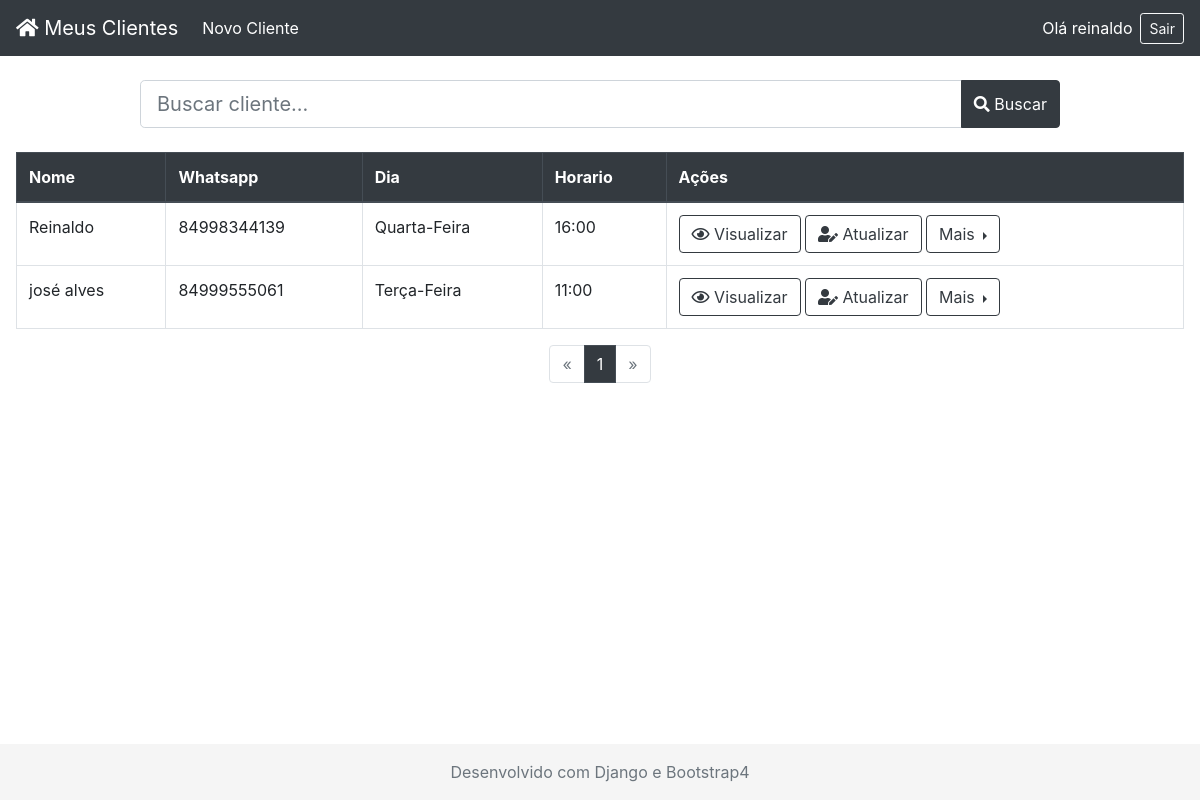
The app's page / (signed in) with its own data.
### clientes/models.py (models this page shows, shortened)
class Cliente(models.Model):
    SEXO_CHOICES = [
        ('Feminino', 'Feminino'),
        ('Masculino', 'Masculino'),
        ('Outros', 'Outros')
    ]
    horario = [
        ('08:00', '08:00'),
        ('09:00', '09:00'),
        ('10:00', '10:00'),
        ('11:00', '11:00'),
        ('12:00', '12:00'),
        ('14:00', '14:00'),
        ('15:00', '15:00'),
        ('16:00', '16:00'),
        ('17:00', '17:00'),
        ('18:00', '18:00')
    ]
    dia = [
        ('Segunda-Feira', 'Segunda-Feira'),
        ('Terça-Feira', 'Terça-Feira'),
        ('Quarta-Feira', 'Quarta-Feira'),
        ('Quinta-Feira', 'Quinta-Feira'),
        ('Sexta-Feira', 'Sexta-Feira'),
        ('Sábado-Feira', 'Sábado-Feira')
    ]
    nomecompleto = models.CharField('Nome Completo', max_length=150)
    nascimento = models.DateField('Data de Nascimento')
    sexo = models.CharField('Sexo', max_length=9, choices=SEXO_CHOICES)
    horario = models.CharField('Horario', max_length=10, choices=horario)
    dia = models.CharField('Dia', max_length=15, choices=dia)
    whatsapp = models.CharField('Whatsapp', max_length=15)
    endereco = models.CharField('Endereço', max_length=150)
    cidade = models.CharField('Cidade', max_length=30)
    email = models.EmailField('Email')

### clientes/views.py (the view)
# urls.py: path('', listar_clientes, name='listar_clientes'),
@login_required
def listar_clientes(request):
    busca = request.GET.get('busca')
    if busca:
        clientes_list = Cliente.objects.filter(nomecompleto__icontains=busca).order_by('nomecompleto')
    else:
        clientes_list = Cliente.objects.all().order_by('nomecompleto')
    paginator = Paginator(clientes_list, 10)
    page = request.GET.get('page')
    clientes = paginator.get_page(page)
    context = {
        'clientes' : clientes
	}
    return render(request, 'listar_clientes.html', context)

### clientes/templates/listar_clientes.html (shortened to what this page needs)
{% extends 'base.html' %}
{% block main %}
	<div class="container" id="areabusca">
    <div class="row justify-content-center mb-4 mt-4">
      <div class="col-10">
        <form>
          <div class="input-group">
            <input type="text" class="form-control form-control-lg" name="busca" id="busca" type="text" placeholder="Buscar cliente..." value="{{ request.GET.busca }}">
            <div class="input-group-append">
              <button class="btn btn-dark" type="submit"><i class="fas fa-search"></i>  Buscar</button>
            </div>
          </div>
        </form>
      </div>
    </div>
  </div>
	<div class="table-responsive-md">
		<table class="table table-hover table-bordered">
			<thead class="thead-dark">
				<tr>
					<th scope="col">Nome</th>
					<th scope="col">Whatsapp</th>
					<th scope="col">Dia</th>
					<th scope="col">Horario</th>
					<th scope="col">Ações</th>
				</tr>
			</thead>
			<tbody>
				{% for cliente in clientes %}
				<tr>
					<td>{{ cliente.nomecompleto }} </th>
					<td>{{ cliente.whatsapp }} </td>
					<td>{{ cliente.dia }} </td>
					<td>{{cliente.horario}}</td>
					<td>
						<a href="{% url 'visualizar_cliente' cliente.id %}" class="btn btn-outline-dark" > <i class="far fa-eye"></i> Visualizar </a>
						<a href="{% url 'atualizar_cliente' cliente.id %}" class="btn btn-outline-dark"> <i class="fas fa-user-edit"></i> Atualizar </a>
						<div class="btn-group dropright">
							<button type="button" class="btn btn-outline-dark dropdown-toggle" data-toggle="dropdown"> Mais </button>
						</div>
					</td>
				</tr>
				{% endfor %}
			</tbody>
		</table>
	</div>
	<nav>
		<ul class="pagination justify-content-center">
			{% if clientes.has_previous %}
				<li class="page-item">
					<a class="page-link" href="?page={{ clientes.previous_page_number }}{% if request.GET.busca %}&busca={{ request.GET.busca }}{% endif %}" aria-label="Anterior">
						<span aria-hidden="true">&laquo;</span>
					</a>
				</li>
			{% else %}
				<li class="page-item disabled">
					<a class="page-link" aria-label="Anterior">
						<span aria-hidden="true">&laquo;</span>
					</a>
				</li>
			{% endif %}
			{% for num in clientes.paginator.page_range %}
				{% if clientes.number == num %}
						<li class="page-item active"><a class="page-link" href="#">{{ num }}</a></li>
				{% else %}
						<li class="page-item"><a class="page-link" href="?page={{ num }}{% if request.GET.busca %}&busca={{ request.GET.busca }}{% endif %}">{{ num }}</a></li>
				{% endif %}
			{% endfor %}
			{% if clientes.has_next %}
			<li class="page-item">
				<a class="page-link" href="?page={{ clientes.next_page_number }}{% if request.GET.busca %}&busca={{ request.GET.busca }}{% endif %}" aria-label="Next">
					<span aria-hidden="true">&raquo;</span>
				</a>
			</li>
			{% else %}
			<li class="page-item disabled">
				<a class="page-link" aria-label="Next">
					<span aria-hidden="true">&raquo;</span>
				</a>
			</li>
			{% endif %}
		</ul>
	</nav>
{% endblock main %}

### clientes/templates/base.html (shortened to what this page needs)
{% load static %}
<!DOCTYPE html>
<html lang="pt-br">
<head>
  <link rel="stylesheet" href="https://stackpath.bootstrapcdn.com/bootstrap/4.5.0/css/bootstrap.min.css">
  <link href="https://cdnjs.cloudflare.com/ajax/libs/font-awesome/5.13.0/css/all.min.css" rel="stylesheet">
  <link href="{% static 'css/style.css' %}" rel="stylesheet">
</head>
  <body>
    <nav class="navbar navbar-expand-lg navbar-dark bg-dark">
      <a  href="{% url 'listar_clientes' %}" class="navbar-brand"><i class="fas fa-home"></i> Meus Clientes </a>
      <div class="collapse navbar-collapse" id="menu">
        <ul class="navbar-nav mr-auto">
          <li class="nav-item active">
            <a class="nav-link" href="{% url 'cadastrar_cliente' %}"> </i> Novo Cliente </a>
          </li>
        </ul>
        {% if user.is_authenticated %}
        <span class="text-white ">  Olá {{ user.username }} </span>
        <a href="{% url 'logout' %}" class="btn btn-outline-light btn-sm ml-2"> Sair </a> {% endif %}
      </div>
    </nav>
		<main class="mx-3 my-3">
			{% block main %}
			{% endblock %}
		</main>
    <footer class="footer">
      <div class="my-3">
        <p class="text-muted"> Desenvolvido com Django e Bootstrap4 </p>
      </div>
    </footer>
  </body>
</html>

### clientes/static/css/style.css (style rules this page uses)
html, body { height: 100%; }
.footer { position: absolute; bottom: 0; width: 100%; height: auto; background-color: #f5f5f5; text-align: center; color: gray; }
.pagination > li > a { background-color: white; color: #343a40; }
.pagination > .active > a { color: white; background-color: #343a40 !Important;; border-color: #454d55 !Important;; }

### records on screen
Cliente: nomecompleto "Reinaldo", whatsapp "84998344139", dia "Quarta-Feira", horario "16:00"
Cliente: nomecompleto "josé alves", whatsapp "84999555061", dia "Terça-Feira", horario "11:00"

### other values on screen
{{ user.username }} "reinaldo"
{{ num }} "1"
